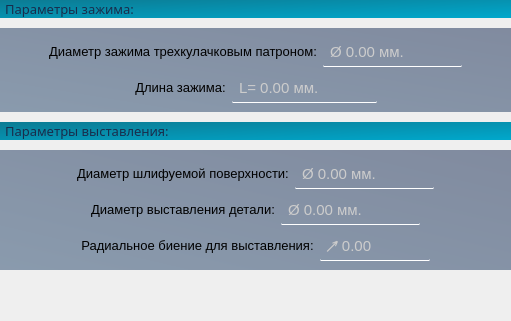
                 <widget class="QWidget" name="page_2">
                  <property name="sizePolicy">
                   <sizepolicy hsizetype="Preferred" vsizetype="Expanding">
                    <horstretch>0</horstretch>
                    <verstretch>0</verstretch>
                   </sizepolicy>
                  </property>
                  <layout class="QVBoxLayout" name="verticalLayout_4">
                   <property name="spacing">
                    <number>10</number>
                   </property>
                   <property name="leftMargin">
                    <number>0</number>
                   </property>
                   <property name="topMargin">
                    <number>0</number>
                   </property>
                   <property name="rightMargin">
                    <number>0</number>
                   </property>
                   <item>
                    <widget class="QLabel" name="label_8">
                     <property name="font">
                      <font>
                       <family>Segoe UI Light</family>
                       <pointsize>10</pointsize>
                       <bold>false</bold>
                      </font>
                     </property>
                     <property name="styleSheet">
                      <string notr="true">QLabel {
	background: qlineargradient(spread:pad, x1:0, y1:0, x2:1, y2:1, stop:0 rgba(12, 123, 147, 255), stop:1 rgba(0, 168, 204, 255));
	padding-left: 2px;	
	color: rgb(24, 45, 76)
}
</string>
                     </property>
                     <property name="text">
                      <string>Параметры зажима:</string>
                     </property>
                    </widget>
                   </item>
                   <item>
                    <widget class="QWidget" name="widget_8" native="true">
                     <property name="styleSheet">
                      <string notr="true">QWidget {
	background: qlineargradient(spread:pad, x1:0, y1:1, x2:1, y2:0, stop:0 rgba(39, 72, 109, 129), stop:1 rgba(21, 41, 81, 129))
}</string>
                     </property>
                     <layout class="QVBoxLayout" name="verticalLayout_15">
                      <item>
                       <layout class="QHBoxLayout" name="horizontalLayout_12">
                        <property name="topMargin">
                         <number>0</number>
                        </property>
                        <item>
                         <spacer name="horizontalSpacer_17">
                          <property name="orientation">
                           <enum>Qt::Orientation::Horizontal</enum>
                          </property>
                          <property name="sizeHint" stdset="0">
                           <size>
                            <width>40</width>
                            <height>20</height>
                           </size>
                          </property>
                         </spacer>
                        </item>
                        <item>
                         <widget class="QLabel" name="label_14">
                          <property name="sizePolicy">
                           <sizepolicy hsizetype="Preferred" vsizetype="Maximum">
                            <horstretch>0</horstretch>
                            <verstretch>0</verstretch>
                           </sizepolicy>
                          </property>
                          <property name="font">
                           <font>
                            <pointsize>10</pointsize>
                           </font>
                          </property>
                          <property name="styleSheet">
                           <string notr="true">background:none;
border: none</string>
                          </property>
                          <property name="text">
                           <string>Диаметр зажима трехкулачковым патроном:</string>
                          </property>
                          <property name="alignment">
                           <set>Qt::AlignmentFlag::AlignCenter</set>
                          </property>
                         </widget>
                        </item>
                        <item alignment="Qt::AlignmentFlag::AlignHCenter">
                         <widget class="QDoubleSpinBox" name="d_zazhim_patron">
                          <property name="sizePolicy">
                           <sizepolicy hsizetype="Minimum" vsizetype="Maximum">
                            <horstretch>0</horstretch>
                            <verstretch>0</verstretch>
                           </sizepolicy>
                          </property>
                          <property name="minimumSize">
                           <size>
                            <width>0</width>
                            <height>30</height>
                           </size>
                          </property>
                          <property name="styleSheet">
                           <string notr="true">QDoubleSpinBox {
	padding: 2 5 2 5;	
	border: none;
	border-bottom: 1px solid white;
	border-radius: 1px;
	background: rgba(255, 255, 255, 0);
	transition: color 0.3s ease;
	transition: border-bottom 0.4s ease;
	color: rgb(204, 204, 204);
	font-size: 11pt;
}

QDoubleSpinBox:disabled {
	color: rgb(120, 106, 107);
	background: rgba(255, 255, 255, 20);
}

QDoubleSpinBox:hover {
	color: rgb(255, 255, 255)
}

QDoubleSpinBox:pressed {
	border-bottom: 1px solid white;
}
</string>
                          </property>
                          <property name="prefix">
                           <string>Ø </string>
                          </property>
                          <property name="suffix">
                           <string> мм.</string>
                          </property>
                          <property name="maximum">
                           <double>10000.000000000000000</double>
                          </property>
                         </widget>
                        </item>
                        <item>
                         <spacer name="horizontalSpacer_18">
                          <property name="orientation">
                           <enum>Qt::Orientation::Horizontal</enum>
                          </property>
                          <property name="sizeHint" stdset="0">
                           <size>
                            <width>40</width>
                            <height>20</height>
                           </size>
                          </property>
                         </spacer>
                        </item>
                       </layout>
                      </item>
                      <item>
                       <layout class="QHBoxLayout" name="horizontalLayout_13">
                        <property name="topMargin">
                         <number>0</number>
                        </property>
                        <item>
                         <spacer name="horizontalSpacer_19">
                          <property name="orientation">
                           <enum>Qt::Orientation::Horizontal</enum>
                          </property>
                          <property name="sizeHint" stdset="0">
                           <size>
                            <width>40</width>
                            <height>20</height>
                           </size>
                          </property>
                         </spacer>
                        </item>
                        <item>
                         <widget class="QLabel" name="label_15">
                          <property name="sizePolicy">
                           <sizepolicy hsizetype="Preferred" vsizetype="Maximum">
                            <horstretch>0</horstretch>
                            <verstretch>0</verstretch>
                           </sizepolicy>
                          </property>
                          <property name="font">
                           <font>
                            <pointsize>10</pointsize>
                           </font>
                          </property>
                          <property name="styleSheet">
                           <string notr="true">background:none;
border: none</string>
                          </property>
                          <property name="text">
                           <string>Длина зажима:</string>
                          </property>
                          <property name="alignment">
                           <set>Qt::AlignmentFlag::AlignCenter</set>
                          </property>
                         </widget>
                        </item>
                        <item alignment="Qt::AlignmentFlag::AlignHCenter">
                         <widget class="QDoubleSpinBox" name="length_zazhim_patron">
                          <property name="sizePolicy">
                           <sizepolicy hsizetype="Minimum" vsizetype="Maximum">
                            <horstretch>0</horstretch>
                            <verstretch>0</verstretch>
                           </sizepolicy>
                          </property>
                          <property name="minimumSize">
                           <size>
                            <width>0</width>
                            <height>30</height>
                           </size>
                          </property>
                          <property name="styleSheet">
                           <string notr="true">QDoubleSpinBox {
	padding: 2 5 2 5;	
	border: none;
	border-bottom: 1px solid white;
	border-radius: 1px;
	background: rgba(255, 255, 255, 0);
	transition: color 0.3s ease;
	transition: border-bottom 0.4s ease;
	color: rgb(204, 204, 204);
	font-size: 11pt;
}

QDoubleSpinBox:disabled {
	color: rgb(120, 106, 107);
	background: rgba(255, 255, 255, 20);
}

QDoubleSpinBox:hover {
	color: rgb(255, 255, 255)
}

QDoubleSpinBox:pressed {
	border-bottom: 1px solid white;
}
</string>
                          </property>
                          <property name="prefix">
                           <string>L= </string>
                          </property>
                          <property name="suffix">
                           <string> мм.</string>
                          </property>
                          <property name="maximum">
                           <double>10000.000000000000000</double>
                          </property>
                         </widget>
                        </item>
                        <item>
                         <spacer name="horizontalSpacer_20">
                          <property name="orientation">
                           <enum>Qt::Orientation::Horizontal</enum>
                          </property>
                          <property name="sizeHint" stdset="0">
                           <size>
                            <width>40</width>
                            <height>20</height>
                           </size>
                          </property>
                         </spacer>
                        </item>
                       </layout>
                      </item>
                     </layout>
                    </widget>
                   </item>
                   <item>
                    <widget class="QLabel" name="label_16">
                     <property name="font">
                      <font>
                       <family>Segoe UI Light</family>
                       <pointsize>10</pointsize>
                       <bold>false</bold>
                      </font>
                     </property>
                     <property name="styleSheet">
                      <string notr="true">QLabel {
	background: qlineargradient(spread:pad, x1:0, y1:0, x2:1, y2:1, stop:0 rgba(12, 123, 147, 255), stop:1 rgba(0, 168, 204, 255));
	padding-left: 2px;	
	color: rgb(24, 45, 76)
}
</string>
                     </property>
                     <property name="text">
                      <string>Параметры выставления:</string>
                     </property>
                    </widget>
                   </item>
                   <item>
                    <widget class="QWidget" name="widget_9" native="true">
                     <property name="styleSheet">
                      <string notr="true">QWidget {
	background: qlineargradient(spread:pad, x1:0, y1:1, x2:1, y2:0, stop:0 rgba(39, 72, 109, 129), stop:1 rgba(21, 41, 81, 129))
}</string>
                     </property>
                     <layout class="QVBoxLayout" name="verticalLayout_17">
                      <item>
                       <layout class="QHBoxLayout" name="horizontalLayout_16">
                        <property name="topMargin">
                         <number>0</number>
                        </property>
                        <item>
                         <spacer name="horizontalSpacer_25">
                          <property name="orientation">
                           <enum>Qt::Orientation::Horizontal</enum>
                          </property>
                          <property name="sizeHint" stdset="0">
                           <size>
                            <width>40</width>
                            <height>20</height>
                           </size>
                          </property>
                         </spacer>
                        </item>
                        <item>
                         <widget class="QLabel" name="label_17">
                          <property name="sizePolicy">
                           <sizepolicy hsizetype="Preferred" vsizetype="Maximum">
                            <horstretch>0</horstretch>
                            <verstretch>0</verstretch>
                           </sizepolicy>
                          </property>
                          <property name="font">
                           <font>
                            <pointsize>10</pointsize>
                           </font>
                          </property>
                          <property name="styleSheet">
                           <string notr="true">background:none;
border: none</string>
                          </property>
                          <property name="text">
                           <string>Диаметр шлифуемой поверхности:</string>
                          </property>
                          <property name="alignment">
                           <set>Qt::AlignmentFlag::AlignCenter</set>
                          </property>
                         </widget>
                        </item>
                        <item alignment="Qt::AlignmentFlag::AlignHCenter">
                         <widget class="QDoubleSpinBox" name="d_shlifovka_patron">
                          <property name="sizePolicy">
                           <sizepolicy hsizetype="Minimum" vsizetype="Maximum">
                            <horstretch>0</horstretch>
                            <verstretch>0</verstretch>
                           </sizepolicy>
                          </property>
                          <property name="minimumSize">
                           <size>
                            <width>0</width>
                            <height>30</height>
                           </size>
                          </property>
                          <property name="styleSheet">
                           <string notr="true">QDoubleSpinBox {
	padding: 2 5 2 5;	
	border: none;
	border-bottom: 1px solid white;
	border-radius: 1px;
	background: rgba(255, 255, 255, 0);
	transition: color 0.3s ease;
	transition: border-bottom 0.4s ease;
	color: rgb(204, 204, 204);
	font-size: 11pt;
}

QDoubleSpinBox:disabled {
	color: rgb(120, 106, 107);
	background: rgba(255, 255, 255, 20);
}

QDoubleSpinBox:hover {
	color: rgb(255, 255, 255)
}

QDoubleSpinBox:pressed {
	border-bottom: 1px solid white;
}
</string>
                          </property>
                          <property name="prefix">
                           <string>Ø </string>
                          </property>
                          <property name="suffix">
                           <string> мм.</string>
                          </property>
                          <property name="maximum">
                           <double>10000.000000000000000</double>
                          </property>
                         </widget>
                        </item>
                        <item>
                         <spacer name="horizontalSpacer_26">
                          <property name="orientation">
                           <enum>Qt::Orientation::Horizontal</enum>
                          </property>
                          <property name="sizeHint" stdset="0">
                           <size>
                            <width>40</width>
                            <height>20</height>
                           </size>
                          </property>
                         </spacer>
                        </item>
                       </layout>
                      </item>
                      <item>
                       <layout class="QHBoxLayout" name="horizontalLayout_17">
                        <property name="topMargin">
                         <number>0</number>
                        </property>
                        <item>
                         <spacer name="horizontalSpacer_27">
                          <property name="orientation">
                           <enum>Qt::Orientation::Horizontal</enum>
                          </property>
                          <property name="sizeHint" stdset="0">
                           <size>
                            <width>40</width>
                            <height>20</height>
                           </size>
                          </property>
                         </spacer>
                        </item>
                        <item>
                         <widget class="QLabel" name="label_19">
                          <property name="sizePolicy">
                           <sizepolicy hsizetype="Preferred" vsizetype="Maximum">
                            <horstretch>0</horstretch>
                            <verstretch>0</verstretch>
                           </sizepolicy>
                          </property>
                          <property name="font">
                           <font>
                            <pointsize>10</pointsize>
                           </font>
                          </property>
                          <property name="styleSheet">
                           <string notr="true">background:none;
border: none</string>
                          </property>
                          <property name="text">
                           <string>Диаметр выставления детали:</string>
                          </property>
                          <property name="alignment">
                           <set>Qt::AlignmentFlag::AlignCenter</set>
                          </property>
                         </widget>
                        </item>
                        <item alignment="Qt::AlignmentFlag::AlignHCenter">
                         <widget class="QDoubleSpinBox" name="d_vist_patron">
                          <property name="sizePolicy">
                           <sizepolicy hsizetype="Minimum" vsizetype="Maximum">
                            <horstretch>0</horstretch>
                            <verstretch>0</verstretch>
                           </sizepolicy>
                          </property>
                          <property name="minimumSize">
                           <size>
                            <width>0</width>
                            <height>30</height>
                           </size>
                          </property>
                          <property name="styleSheet">
                           <string notr="true">QDoubleSpinBox {
	padding: 2 5 2 5;	
	border: none;
	border-bottom: 1px solid white;
	border-radius: 1px;
	background: rgba(255, 255, 255, 0);
	transition: color 0.3s ease;
	transition: border-bottom 0.4s ease;
	color: rgb(204, 204, 204);
	font-size: 11pt;
}

QDoubleSpinBox:disabled {
	color: rgb(120, 106, 107);
	background: rgba(255, 255, 255, 20);
}

QDoubleSpinBox:hover {
	color: rgb(255, 255, 255)
}

QDoubleSpinBox:pressed {
	border-bottom: 1px solid white;
}
</string>
                          </property>
                          <property name="prefix">
                           <string>Ø </string>
                          </property>
                          <property name="suffix">
                           <string> мм.</string>
                          </property>
                          <property name="maximum">
                           <double>10000.000000000000000</double>
                          </property>
                         </widget>
                        </item>
                        <item>
                         <spacer name="horizontalSpacer_28">
                          <property name="orientation">
                           <enum>Qt::Orientation::Horizontal</enum>
                          </property>
                          <property name="sizeHint" stdset="0">
                           <size>
                            <width>40</width>
                            <height>20</height>
                           </size>
                          </property>
                         </spacer>
                        </item>
                       </layout>
                      </item>
                      <item>
                       <layout class="QHBoxLayout" name="horizontalLayout_15">
                        <property name="topMargin">
                         <number>0</number>
                        </property>
                        <item>
                         <spacer name="horizontalSpacer_23">
                          <property name="orientation">
                           <enum>Qt::Orientation::Horizontal</enum>
                          </property>
                          <property name="sizeHint" stdset="0">
                           <size>
                            <width>40</width>
                            <height>20</height>
                           </size>
                          </property>
                         </spacer>
                        </item>
                        <item>
                         <widget class="QLabel" name="label_13">
                          <property name="sizePolicy">
                           <sizepolicy hsizetype="Preferred" vsizetype="Maximum">
                            <horstretch>0</horstretch>
                            <verstretch>0</verstretch>
                           </sizepolicy>
                          </property>
                          <property name="font">
                           <font>
                            <pointsize>10</pointsize>
                           </font>
                          </property>
                          <property name="styleSheet">
                           <string notr="true">background:none;
border: none</string>
                          </property>
                          <property name="text">
                           <string>Радиальное биение для выставления:</string>
                          </property>
                          <property name="alignment">
                           <set>Qt::AlignmentFlag::AlignCenter</set>
                          </property>
                         </widget>
                        </item>
                        <item alignment="Qt::AlignmentFlag::AlignHCenter">
                         <widget class="QDoubleSpinBox" name="bienie_patron">
                          <property name="sizePolicy">
                           <sizepolicy hsizetype="Minimum" vsizetype="Maximum">
                            <horstretch>0</horstretch>
                            <verstretch>0</verstretch>
                           </sizepolicy>
                          </property>
                          <property name="minimumSize">
                           <size>
                            <width>0</width>
                            <height>30</height>
                           </size>
                          </property>
                          <property name="styleSheet">
                           <string notr="true">QDoubleSpinBox {
	padding: 2 5 2 5;	
	border: none;
	border-bottom: 1px solid white;
	border-radius: 1px;
	background: rgba(255, 255, 255, 0);
	transition: color 0.3s ease;
	transition: border-bottom 0.4s ease;
	color: rgb(204, 204, 204);
	font-size: 11pt;
}

QDoubleSpinBox:disabled {
	color: rgb(120, 106, 107);
	background: rgba(255, 255, 255, 20);
}

QDoubleSpinBox:hover {
	color: rgb(255, 255, 255)
}

QDoubleSpinBox:pressed {
	border-bottom: 1px solid white;
}
</string>
                          </property>
                          <property name="prefix">
                           <string>↗ </string>
                          </property>
                          <property name="suffix">
                           <string/>
                          </property>
                          <property name="maximum">
                           <double>10000.000000000000000</double>
                          </property>
                          <property name="singleStep">
                           <double>0.010000000000000</double>
                          </property>
                         </widget>
                        </item>
                        <item>
                         <spacer name="horizontalSpacer_24">
                          <property name="orientation">
                           <enum>Qt::Orientation::Horizontal</enum>
                          </property>
                          <property name="sizeHint" stdset="0">
                           <size>
                            <width>40</width>
                            <height>20</height>
                           </size>
                          </property>
                         </spacer>
                        </item>
                       </layout>
                      </item>
                     </layout>
                    </widget>
                   </item>
                   <item>
                    <spacer name="verticalSpacer_5">
                     <property name="orientation">
                      <enum>Qt::Orientation::Vertical</enum>
                     </property>
                     <property name="sizeHint" stdset="0">
                      <size>
                       <width>20</width>
                       <height>40</height>
                      </size>
                     </property>
                    </spacer>
                   </item>
                  </layout>
                 </widget>
